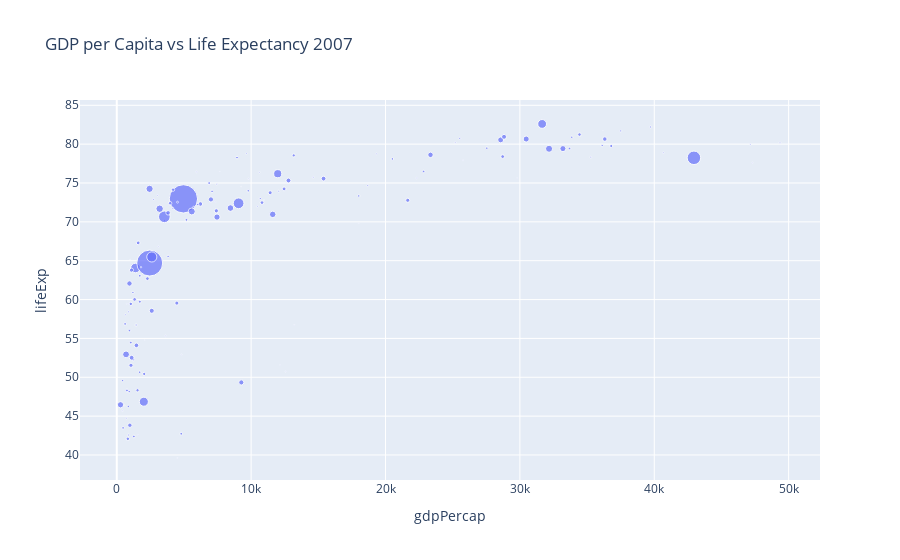

This figure's notebook cell:
### Markdown cell above
1. Call the  `scatter` function from `plotly.express` but in addition to `x` and `y` include the input `size` to specify the size of the bubbles according to a variable. 
   
In this case we pass `pop` which means that the size of each dot will reflect the size of the population of that particular country. This allows us to investigate if there is any relationship between the size of the population and the main variables in the scatter GDP per capita and Life expectancy.

### Code cell
fig = px.scatter(df, x='gdpPercap', y ='lifeExp', 
                 size='pop',
                 title='GDP per Capita vs Life Expectancy 2007')
fig.show()

### Figure 1 — Plotly figure (JSON) as saved in the notebook; plotly's stock layout.template omitted (floating-point values rounded to 4 significant figures; data arrays with more than 128 entries replaced by an {"elided": "..."} marker saying what was removed)
{"data": [{"hovertemplate": "gdpPercap=%{x}<br>lifeExp=%{y}<br>pop=%{marker.size}<extra></extra>", "legendgroup": "", "marker": {"color": "#636efa", "size": {"elided": "142 int values"}, "sizemode": "area", "sizeref": 3297000.0, "symbol": "circle"}, "mode": "markers", "name": "", "orientation": "v", "showlegend": false, "type": "scatter", "x": {"elided": "142 float values"}, "xaxis": "x", "y": {"elided": "142 float values"}, "yaxis": "y"}], "layout": {"legend": {"itemsizing": "constant", "tracegroupgap": 0}, "title": {"text": "GDP per Capita vs Life Expectancy 2007"}, "xaxis": {"anchor": "y", "domain": [0, 1], "title": {"text": "gdpPercap"}}, "yaxis": {"anchor": "x", "domain": [0, 1], "title": {"text": "lifeExp"}}}}
